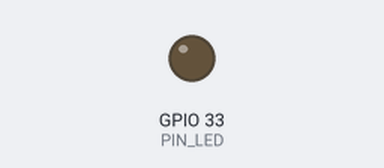
A sketch run on a simulated ESP32. Shown: output pins drawn as LEDs (lit = HIGH).

Above: at 0.15 s.
At 19.98 s:
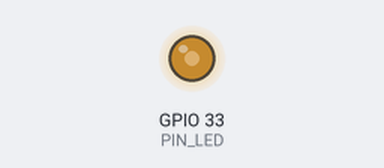
At 39.81 s:
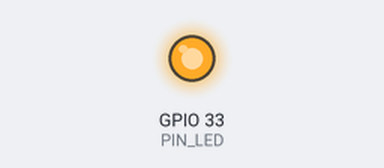
Timing chart, 0 to 40.0 s (numbered marks = the images above):
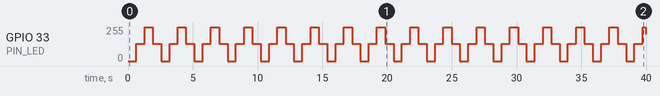

Measured:
- by itself, GPIO 33 (PIN_LED): 0/255 → 128/255 at 0.64 s, → 255/255 0.64 s later, → 128/255 0.64 s later, → 0/255 0.65 s later, … (63 changes in this stretch)

The sketch:

fade.ino
```cpp
const int PIN_LED = 33;

void setup() {
    ledcAttach(PIN_LED, 5000, 8);        // 핀, 주파수 5kHz, 8비트(0~255)
}

void loop() {
    for (int d = 0; d <= 255; d++) { ledcWrite(PIN_LED, d); delay(5); }
    for (int d = 255; d >= 0; d--) { ledcWrite(PIN_LED, d); delay(5); }
}
```
